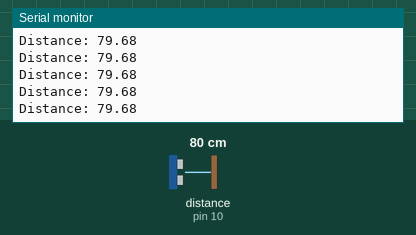
This sketch was run on a simulated Arduino Uno, built with avr-gcc and run on an emulated ATmega328P. Parts: the last lines printed to the serial monitor. Wiring (inferred from the names in the program): ultrasonic range finder: trigger pin 11; echo pin 10. Inputs (shaded band) come from the test bench; at power-on: distance to the obstacle (sensor on pin 10) 80 cm. The echo pulse lasts 58.3 µs per cm.

Above: at 1.2 s.
1.3 s: distance to the obstacle (sensor on pin 10) set to 120 cm
At 1.49 s:
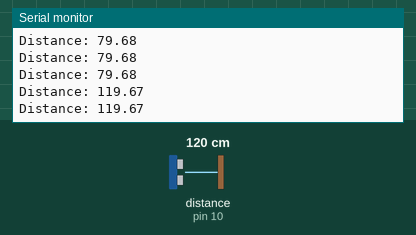
4.3 s: distance to the obstacle (sensor on pin 10) set to 2 cm
At 4.3 s:
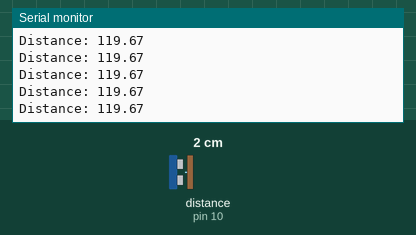
5.8 s: distance to the obstacle (sensor on pin 10) set to 299 cm
At 5.83 s:
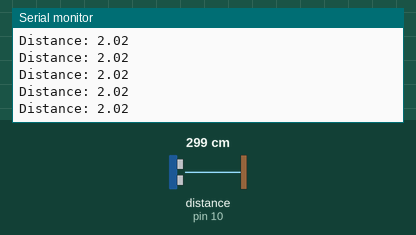
8.8 s: distance to the obstacle (sensor on pin 10) set to 250 cm
At 8.91 s:
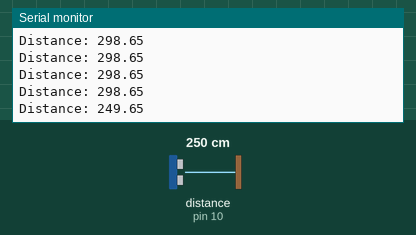
Timing chart, 0 to 11.8 s (numbered marks = the images above; inputs shaded):
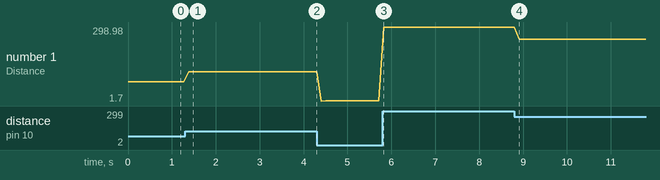

Measured:
- after the input at 1.3 s, the serial monitor: prints a new line after 0.08 s (image 1)
- after the input at 8.8 s, the serial monitor: prints a new line after 0.11 s (image 4)
- plotted number 1: 79.68 → 119.67 after the input at 1.3 s, 119.67 → 2.02 after the input at 4.3 s, 2.02 → 298.65 after the input at 5.8 s, 298.65 → 249.65 after the input at 8.8 s

The sketch:

distance.ino
```cpp
const int trigPin = 11;
const int echoPin = 10;

float duration, distance;
void setup() {
  // put your setup code here, to run once:
 pinMode(trigPin, OUTPUT);
  pinMode(echoPin, INPUT);
  Serial.begin(9600);
}

void loop() {
  // put your main code here, to run repeatedly:
digitalWrite(trigPin, LOW);
  delayMicroseconds(2);
  digitalWrite(trigPin, HIGH);
  delayMicroseconds(10);
  digitalWrite(trigPin, LOW);

  duration = pulseIn(echoPin, HIGH);
  distance = (duration*.0343)/2;
  Serial.print("Distance: ");
  Serial.println(distance);
  delay(100);
/*if(dist<8)
{
  digitalWrite(l2,HIGH);
  digitalWrite(l3,LOW);
  }
  else
  {
    digitalWrite(l3,HIGH);
  digitalWrite(l2,LOW);
    }*/
}
```
